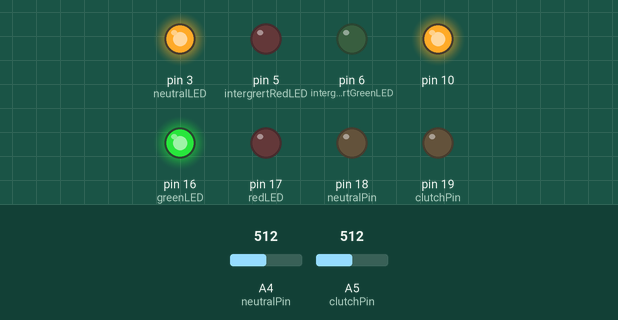
Bench run of a sketch on a simulated Arduino Uno, built with avr-gcc and run on an emulated ATmega328P. On the bench: output pins drawn as LEDs (lit = HIGH). Inputs (shaded band) come from the test bench; at power-on: A4 (neutralPin) = 512, A5 (clutchPin) = 512.

Above: at 1.2 s.
1.3 s: A4 (neutralPin) set to 147
2.8 s: A4 (neutralPin) set to 118
At 4.0 s:
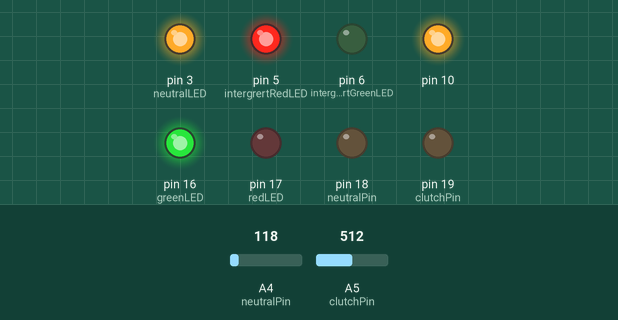
4.3 s: A5 (clutchPin) set to 147
5.8 s: A5 (clutchPin) set to 118
At 6.5 s:
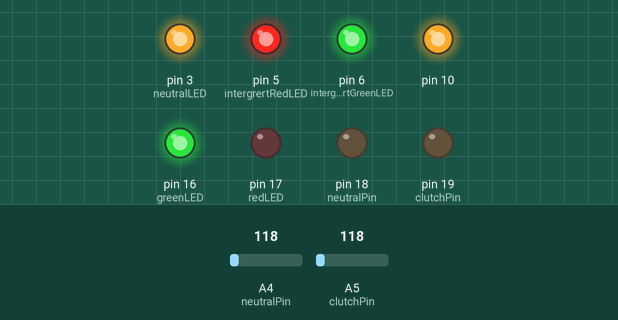
7.3 s: A4 (neutralPin) set to 306
At 7.6 s:
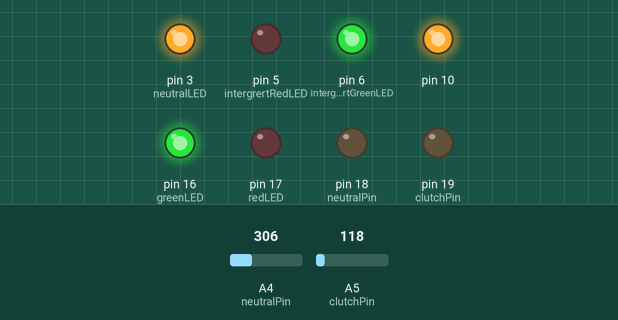
8.8 s: A4 (neutralPin) set to 122
At 10.0 s:
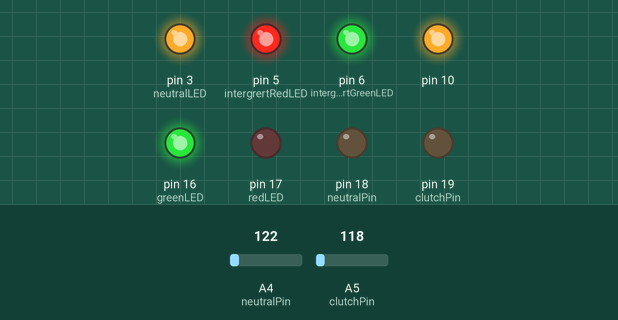
Timing chart, 0 to 11.3 s (numbered marks = the images above; inputs shaded):
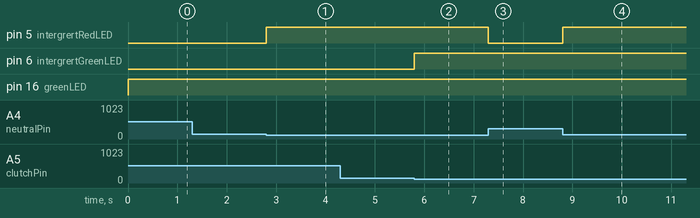

The sketch:

ACM_Dash_code.ino
```cpp
#include <stdint.h>     //library for aduino
#include <arduino.h>    //Standard arduino library.
#include <SPI.h>
#include <mcp2515.h>


MCP2515 mcp2515(7);
struct can_frame myMessage;


const uint8_t sant = 0xF0;
const uint8_t tull = 0x0F;
const uint8_t redLED = 17;
const uint8_t greenLED = 16;
const uint8_t neutralPin = 18;
const uint8_t terskel = 900;
const uint8_t intergrertRedLED = 5;
const uint8_t intergrertGreenLED = 6;
const uint8_t neutralLED = 3;
uint16_t clutchPin = 19;


long timeStampCanbus = 0;
uint8_t shutdownActive = tull;
uint8_t neutralSignal = tull;
uint8_t clutchOverride = tull;


void setup() {

  pinMode(intergrertRedLED, OUTPUT);
  pinMode(intergrertGreenLED, OUTPUT);
  pinMode(redLED, OUTPUT);
  pinMode(greenLED, OUTPUT);
  pinMode(neutralLED, OUTPUT);
  pinMode(neutralPin, OUTPUT);
  pinMode(clutchPin, OUTPUT);
  digitalWrite(neutralLED, HIGH);
  digitalWrite(redLED, LOW);
  digitalWrite(greenLED, LOW);

  SPI.begin();
  mcp2515.reset();
  mcp2515.setBitrate(CAN_500KBPS);
  mcp2515.setNormalMode();

}

void loop() {

// Ta imot data

 if (mcp2515.readMessage(&myMessage) == MCP2515::ERROR_OK) {

   if (myMessage.can_id == 0x270)
   {
      shutdownActive = myMessage.data[0]; // Det første bytet med data
   }
   else if (myMessage.can_id ==  0x19 &&  myMessage.data[0] == sant)
   {
      myMessage.can_id = 0x13;
      myMessage.can_dlc = 1;
      myMessage.data[0] = sant;
      mcp2515.sendMessage(&myMessage);
   }
  }


// Sende data

  if (analogRead(neutralPin) > terskel)
  {
    neutralSignal = sant;
    digitalWrite(intergrertRedLED, LOW);
  }
  else
  {
    digitalWrite(intergrertRedLED, HIGH);
  }


  if (analogRead(clutchPin) > terskel)
  {
    clutchOverride = sant;
    digitalWrite(intergrertGreenLED, LOW);
  }
  else
  {
    digitalWrite(intergrertGreenLED, HIGH);
  }

if (millis()-timeStampCanbus > 100){
  if (neutralSignal == sant || clutchOverride == sant){

    myMessage.can_id = 0x42;
    myMessage.can_dlc = 2;
    myMessage.data[0] = neutralSignal;
    myMessage.data[1] = clutchOverride;
    mcp2515.sendMessage(&myMessage);
    timeStampCanbus = millis();

  }

}


//LEDSTYRING LOKALT
  if (shutdownActive == sant)
  {
    digitalWrite(redLED, HIGH);
    digitalWrite(greenLED, LOW);
  }
  else if (shutdownActive == tull)
  {
    digitalWrite(redLED, LOW );
    digitalWrite(greenLED, HIGH);
  }
}
```

Measured:
- the behaviour switches between 133 and 132 on A4 (neutralPin) (found by bisection; images 0 and 1)
- the behaviour switches between 133 and 132 on A5 (clutchPin) (found by bisection; images 1 and 2)
- after the input at 1.3 s, every drawn part: stays the same
- after the input at 2.8 s, pin 5 (intergrertRedLED): LOW → HIGH at once
- after the input at 4.3 s, every drawn part: stays the same
- after the input at 5.8 s, pin 6 (intergrertGreenLED): LOW → HIGH at once
- after the input at 7.3 s, pin 5 (intergrertRedLED): HIGH → LOW at once
- after the input at 8.8 s, pin 5 (intergrertRedLED): LOW → HIGH at once
